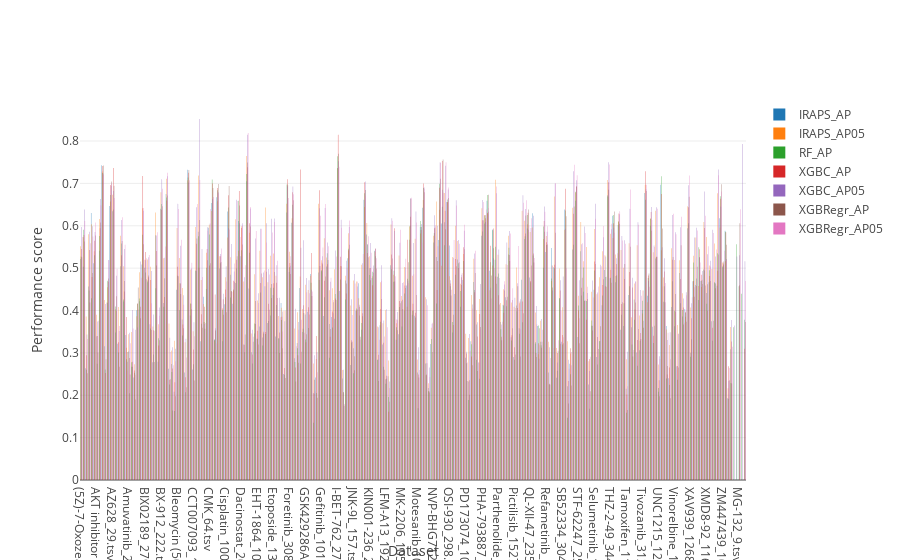
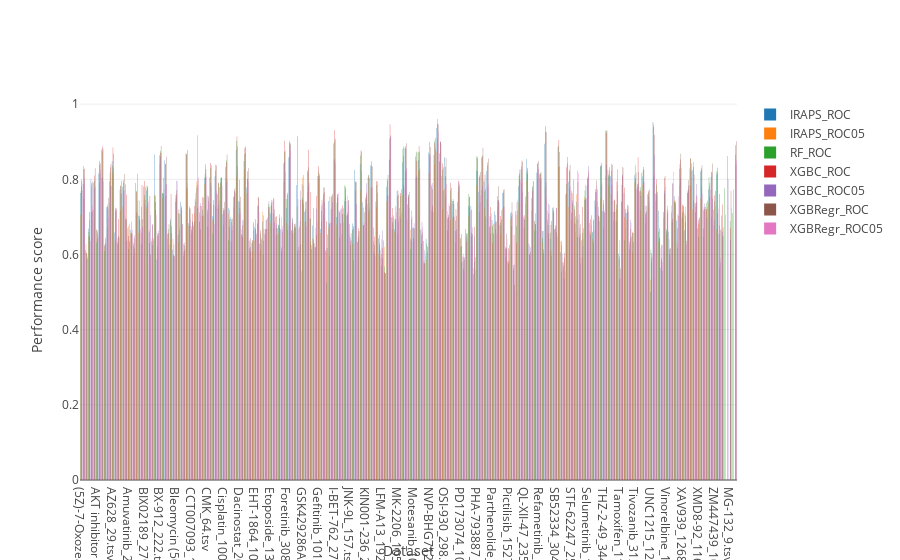

Notebook cell for these charts, in order:
### Code cell
data1 = go.Bar(
    x = results[results['classifier'] == 'IRAPSClassifier']['dataset'],
    y = results[results['classifier'] == 'IRAPSClassifier']['mean_test_binarize_average_precision_scorer'],
    name = 'IRAPS_AP'
)
data2 = go.Bar(
    x = results[results['classifier'] == 'IRAPSClassifier_05']['dataset'],
    y = results[results['classifier'] == 'IRAPSClassifier_05']['mean_test_binarize_average_precision_scorer'],
    name = 'IRAPS_AP05'
)
data3 = go.Bar(
    x = results[results['classifier'] == 'RandomForestClassifier']['dataset'],
    y = results[results['classifier'] == 'RandomForestClassifier']['mean_test_binarize_average_precision_scorer'],
    name = 'RF_AP'
)
data4 = go.Bar(
    x = results[results['classifier'] == 'XGBClassifier']['dataset'],
    y = results[results['classifier'] == 'XGBClassifier']['mean_test_binarize_average_precision_scorer'],
    name = 'XGBC_AP'
)
data5 = go.Bar(
    x = results[results['classifier'] == 'XGBClassifier_05']['dataset'],
    y = results[results['classifier'] == 'XGBClassifier_05']['mean_test_binarize_average_precision_scorer'],
    name = 'XGBC_AP05'
)


data6 = go.Bar(
    x = results[results['classifier'] == 'XGBRegressor']['dataset'],
    y = results[results['classifier'] == 'XGBRegressor']['mean_test_binarize_average_precision_scorer'],
    name = 'XGBRegr_AP'
)

data7 = go.Bar(
    x = results[results['classifier'] == 'XGBRegressor_05']['dataset'],
    y = results[results['classifier'] == 'XGBRegressor_05']['mean_test_binarize_average_precision_scorer'],
    name = 'XGBRegr_AP05'
)

data8 = go.Bar(
    x = results_auc[results_auc['classifier'] == 'IRAPSClassifier']['dataset'],
    y = results_auc[results_auc['classifier'] == 'IRAPSClassifier']['mean_test_binarize_auc_scorer'],
    name = 'IRAPS_ROC'
)
data9 = go.Bar(
    x = results_auc[results_auc['classifier'] == 'IRAPSClassifier_05']['dataset'],
    y = results_auc[results_auc['classifier'] == 'IRAPSClassifier_05']['mean_test_binarize_auc_scorer'],
    name = 'IRAPS_ROC05'
)

data10 = go.Bar(
    x = results_auc[results_auc['classifier'] == 'RandomForestClassifier']['dataset'],
    y = results_auc[results_auc['classifier'] == 'RandomForestClassifier']['mean_test_binarize_auc_scorer'],
    name = 'RF_ROC'
)

data11 = go.Bar(
    x = results_auc[results_auc['classifier'] == 'XGBClassifier']['dataset'],
    y = results_auc[results_auc['classifier'] == 'XGBClassifier']['mean_test_binarize_auc_scorer'],
    name = 'XGBC_ROC'
)
data12 = go.Bar(
    x = results_auc[results_auc['classifier'] == 'XGBClassifier_05']['dataset'],
    y = results_auc[results_auc['classifier'] == 'XGBClassifier_05']['mean_test_binarize_auc_scorer'],
    name = 'XGBC_ROC05'
)

data13 = go.Bar(
    x = results_auc[results_auc['classifier'] == 'XGBRegressor']['dataset'],
    y = results_auc[results_auc['classifier'] == 'XGBRegressor']['mean_test_binarize_auc_scorer'],
    name = 'XGBRegr_ROC'
)

data14 = go.Bar(
    x = results_auc[results_auc['classifier'] == 'XGBRegressor_05']['dataset'],
    y = results_auc[results_auc['classifier'] == 'XGBRegressor_05']['mean_test_binarize_auc_scorer'],
    name = 'XGBRegr_ROC05'
)

layout = go.Layout(
    xaxis=dict(
        title='Dataset'
    ),
    yaxis=dict(
        title='Performance score'
    ),
    barmode = 'group'
)
fig = go.Figure(data=[data1, data2, data3, data4, data5, data6, data7], layout=layout)
iplot(fig)

fig = go.Figure(data=[data8, data9, data10, data11, data12, data13, data14], layout=layout)
iplot(fig)
# To show plot, paste the link to this GitHub notebook into http://nbviewer.jupyter.org/

### Figure 1 — Plotly figure (JSON) as saved in the notebook; plotly's stock layout.template omitted (floating-point values rounded to 4 significant figures; data arrays with more than 128 entries replaced by an {"elided": "..."} marker saying what was removed)
{"data": [{"name": "IRAPS_AP", "type": "bar", "uid": "cce65b84-3556-11e9-bedd-4a0002d544a0", "x": {"elided": "244 str values"}, "y": {"elided": "244 float values"}}, {"name": "IRAPS_AP05", "type": "bar", "uid": "cce65e7c-3556-11e9-bedd-4a0002d544a0", "x": {"elided": "244 str values"}, "y": {"elided": "244 float values"}}, {"name": "RF_AP", "type": "bar", "uid": "cce65fb2-3556-11e9-bedd-4a0002d544a0", "x": {"elided": "249 str values"}, "y": {"elided": "249 float values"}}, {"name": "XGBC_AP", "type": "bar", "uid": "cce66048-3556-11e9-bedd-4a0002d544a0", "x": {"elided": "245 str values"}, "y": {"elided": "245 float values"}}, {"name": "XGBC_AP05", "type": "bar", "uid": "cce660d4-3556-11e9-bedd-4a0002d544a0", "x": {"elided": "249 str values"}, "y": {"elided": "249 float values"}}, {"name": "XGBRegr_AP", "type": "bar", "uid": "cce6614c-3556-11e9-bedd-4a0002d544a0", "x": {"elided": "246 str values"}, "y": {"elided": "246 float values"}}, {"name": "XGBRegr_AP05", "type": "bar", "uid": "cce661ba-3556-11e9-bedd-4a0002d544a0", "x": {"elided": "246 str values"}, "y": {"elided": "246 float values"}}], "layout": {"barmode": "group", "xaxis": {"title": "Dataset"}, "yaxis": {"title": "Performance score"}}}

### Figure 2 — Plotly figure (JSON) as saved in the notebook; plotly's stock layout.template omitted (floating-point values rounded to 4 significant figures; data arrays with more than 128 entries replaced by an {"elided": "..."} marker saying what was removed)
{"data": [{"name": "IRAPS_ROC", "type": "bar", "uid": "cceed336-3556-11e9-bedd-4a0002d544a0", "x": {"elided": "244 str values"}, "y": {"elided": "244 float values"}}, {"name": "IRAPS_ROC05", "type": "bar", "uid": "cceed48a-3556-11e9-bedd-4a0002d544a0", "x": {"elided": "244 str values"}, "y": {"elided": "244 float values"}}, {"name": "RF_ROC", "type": "bar", "uid": "cceed534-3556-11e9-bedd-4a0002d544a0", "x": {"elided": "249 str values"}, "y": {"elided": "249 float values"}}, {"name": "XGBC_ROC", "type": "bar", "uid": "cceed5b6-3556-11e9-bedd-4a0002d544a0", "x": {"elided": "245 str values"}, "y": {"elided": "245 float values"}}, {"name": "XGBC_ROC05", "type": "bar", "uid": "cceed638-3556-11e9-bedd-4a0002d544a0", "x": {"elided": "249 str values"}, "y": {"elided": "249 float values"}}, {"name": "XGBRegr_ROC", "type": "bar", "uid": "cceed6b0-3556-11e9-bedd-4a0002d544a0", "x": {"elided": "246 str values"}, "y": {"elided": "246 float values"}}, {"name": "XGBRegr_ROC05", "type": "bar", "uid": "cceed71e-3556-11e9-bedd-4a0002d544a0", "x": {"elided": "246 str values"}, "y": {"elided": "246 float values"}}], "layout": {"barmode": "group", "xaxis": {"title": "Dataset"}, "yaxis": {"title": "Performance score"}}}
